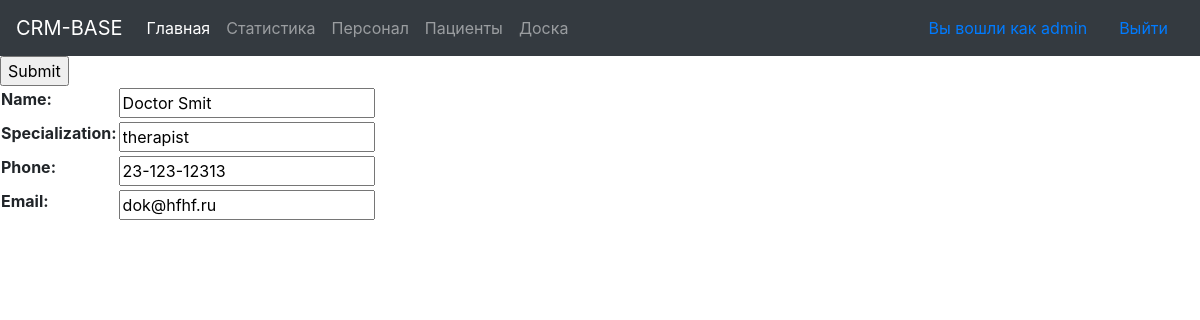
Page /update_doctor/1/ (signed in) on the committed database.
### main/models.py (models this page shows, shortened)
class Doctor(models.Model):
    name = models.CharField(max_length=50)
    specialization = models.CharField(max_length=50, null=True, blank=True)
    phone = models.CharField(max_length=12, null=True, blank=True)
    email = models.CharField(max_length=20, null=True, blank=True)
    date_created = models.DateTimeField(auto_now_add=True)

### main/views.py (the view)
# urls.py: path('update_doctor/<int:pk>/', views.update_doctor, name='update_doctor'),
@login_required(login_url='login')
def update_doctor(request, pk):
    doctor = Doctor.objects.get(id=pk)
    form = DoctorForm(instance=doctor)
    if request.method == 'POST':
        form = DoctorForm(request.POST, instance=doctor)
        if form.is_valid():
            form.save()
            return redirect('/staff')
    context = {'form': form}
    return render(request, 'main/f_doctor.html', context)

### main/forms.py
class DoctorForm(ModelForm):
    class Meta:
        model = Doctor
        fields = '__all__'

### templates/main/f_doctor.html
{% extends "main/base.html" %} {% block content %}
<table>
    <form action="" method="POST">
        {% csrf_token %} {{form}}
        <input type="submit" name="submit" />
    </form>
</table>
{% endblock %}

### templates/main/navbar.html (shortened to what this page needs)
<nav class="navbar navbar-expand-lg navbar-dark bg-dark">
  <a class="navbar-brand" href="{% url 'admin' %}">CRM-BASE</a>
  <div class="collapse navbar-collapse" id="navbarNavAltMarkup">
    <div class="navbar-nav">
      <a class="nav-item nav-link active" href="{% url 'home' %}">Главная </a>
      <a class="nav-item nav-link" href="{% url 'service' %}">Статистика</a>
      <a class="nav-item nav-link" href="{% url 'staff' %}">Персонал</a>
      <a class="nav-item nav-link" href="{% url 'patients' %}">Пациенты</a>
      <a class="nav-item nav-link" href="{% url 'appointment' %}">Доска</a>
    </div>
  </div>
  {% if user.is_authenticated %}
  <a a class="nav-item nav-link"> Вы вошли как {{user.username}} </a>
  <a a class="nav-item nav-link" href="{% url 'logout' %}">Выйти</a>
  {% endif %}
</nav>

### rows in the picture
Doctor: name "Doctor Smit", specialization "therapist", phone "23-123-12313", email "dok@hfhf.ru"

### other values in the picture
{{ user.username }} "admin"
